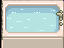

Below is a game level as drawn by its tile map, then a one-line description and the .tmx file that defines it, in full:
An orthogonal 4x3 tile map with 16x16 px tiles, 4 tile layers (Back2, Back, Buildings, Front) and 11 objects (11x TileData).

<map version="1.2" tiledversion="1.3.2" orientation="orthogonal" renderorder="right-down" compressionlevel="0" width="4" height="3" tilewidth="16" tileheight="16" infinite="0" nextlayerid="10" nextobjectid="58">
 <properties>
  <property name="AmbientLight" value="95 95 95" />
 </properties>
 <tileset firstgid="1" name="zcompactbathroom_tiles" tilewidth="16" tileheight="16" tilecount="56" columns="8">
  <image source="zcompactbathroom_tiles.png" trans="000000" width="128" height="112" />
  <tile id="16">
   <animation>
    <frame tileid="16" duration="400" />
    <frame tileid="40" duration="400" />
   </animation>
  </tile>
  <tile id="17">
   <animation>
    <frame tileid="17" duration="400" />
    <frame tileid="41" duration="400" />
   </animation>
  </tile>
  <tile id="18">
   <animation>
    <frame tileid="18" duration="400" />
    <frame tileid="42" duration="400" />
   </animation>
  </tile>
  <tile id="19">
   <animation>
    <frame tileid="19" duration="400" />
    <frame tileid="43" duration="400" />
   </animation>
  </tile>
  <tile id="24">
   <animation>
    <frame tileid="24" duration="400" />
    <frame tileid="48" duration="400" />
   </animation>
  </tile>
  <tile id="25">
   <animation>
    <frame tileid="25" duration="400" />
    <frame tileid="49" duration="400" />
   </animation>
  </tile>
  <tile id="26">
   <animation>
    <frame tileid="26" duration="400" />
    <frame tileid="50" duration="400" />
   </animation>
  </tile>
  <tile id="27">
   <animation>
    <frame tileid="27" duration="400" />
    <frame tileid="51" duration="400" />
   </animation>
  </tile>
 </tileset>
 <layer id="8" name="Back2" width="4" height="3">
  <properties>
   <property name="DrawBefore" value="Back" />
  </properties>
  <data encoding="csv">
0,0,0,0,
0,0,0,0,
0,0,0,0
</data>
 </layer>
 <objectgroup id="9" name="Back2" />
 <layer id="1" name="Back" width="4" height="3">
  <data encoding="csv">
0,18,19,20,
0,26,27,56,
0,0,0,0
</data>
 </layer>
 <objectgroup id="2" name="Back">
  <object id="20" name="TileData" x="32" y="0" width="16" height="16">
   <properties>
    <property name="NoFurniture" value="T" />
    <property name="TouchAction" value="PoolEntrance" />
    <property name="WaterSource" value="T" />
   </properties>
  </object>
  <object id="29" name="TileData" x="16" y="16" width="16" height="16">
   <properties>
    <property name="WaterSource" value="T" />
   </properties>
  </object>
  <object id="30" name="TileData" x="0" y="16" width="16" height="16">
   <properties>
    <property name="WaterSource" value="T" />
   </properties>
  </object>
  <object id="31" name="TileData" x="0" y="0" width="16" height="16">
   <properties>
    <property name="WaterSource" value="T" />
   </properties>
  </object>
  <object id="34" name="TileData" x="48" y="0" width="16" height="16">
   <properties>
    <property name="WaterSource" value="T" />
   </properties>
  </object>
  <object id="35" name="TileData" x="48" y="16" width="16" height="16">
   <properties>
    <property name="WaterSource" value="T" />
   </properties>
  </object>
  <object id="51" name="TileData" x="32" y="32" width="16" height="16">
   <properties>
    <property name="WaterSource" value="T" />
   </properties>
  </object>
  <object id="52" name="TileData" x="16" y="32" width="16" height="16">
   <properties>
    <property name="WaterSource" value="T" />
   </properties>
  </object>
  <object id="53" name="TileData" x="48" y="32" width="16" height="16">
   <properties>
    <property name="WaterSource" value="T" />
   </properties>
  </object>
  <object id="54" name="TileData" x="0" y="32" width="16" height="16">
   <properties>
    <property name="WaterSource" value="T" />
   </properties>
  </object>
  <object id="57" name="TileData" x="16" y="0" width="16" height="16">
   <properties>
    <property name="NoFurniture" value="T" />
    <property name="TouchAction" value="PoolExit" />
   </properties>
  </object>
 </objectgroup>
 <layer id="3" name="Buildings" width="4" height="3">
  <data encoding="csv">
17,18,0,20,
25,0,0,28,
33,35,35,36
</data>
 </layer>
 <objectgroup id="4" name="Buildings" />
 <layer id="5" name="Front" width="4" height="3">
  <data encoding="csv">
0,0,0,0,
0,0,0,0,
0,0,0,0
</data>
 </layer>
 <objectgroup id="6" name="Front" />
</map>
